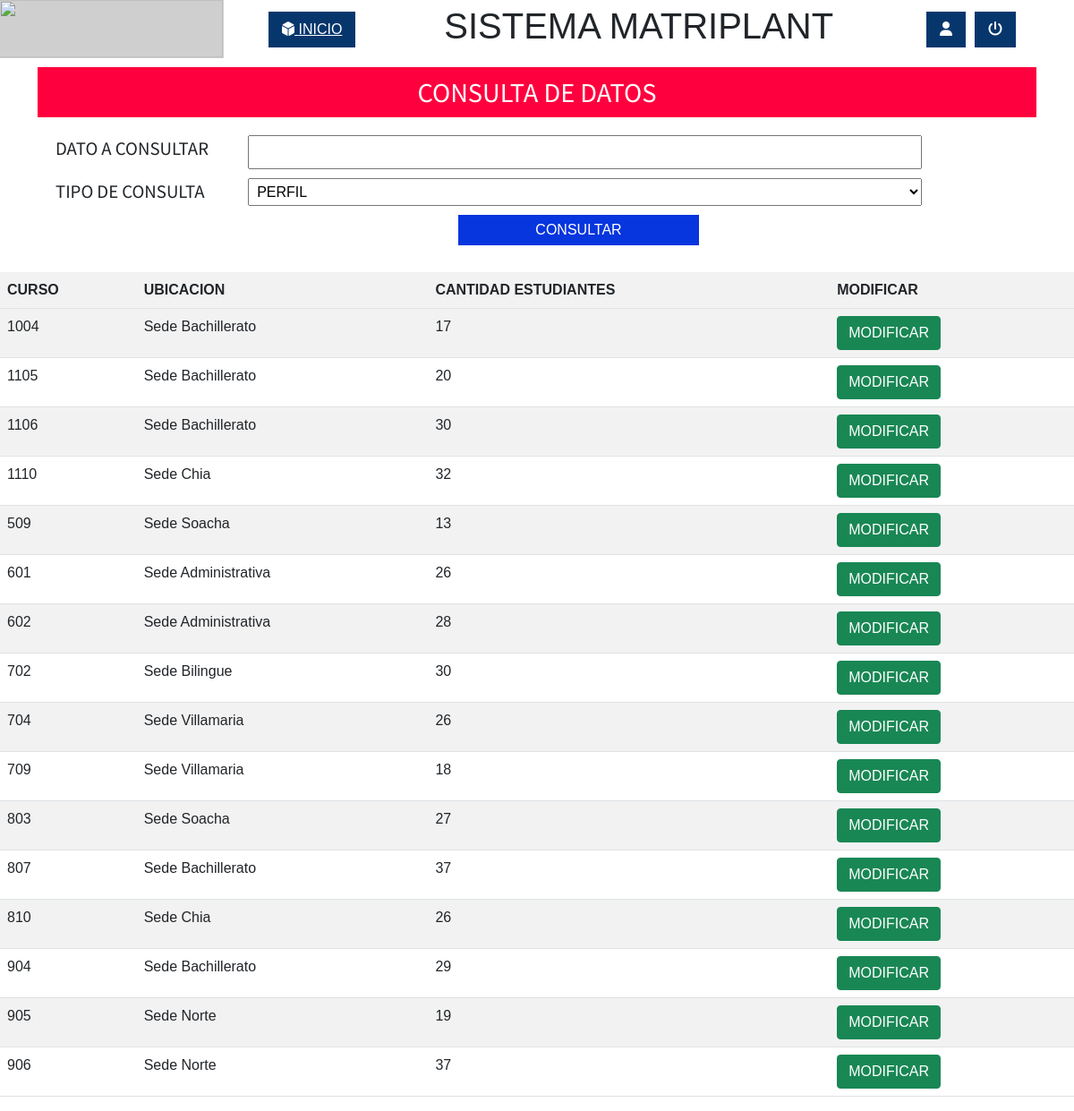
Screenshot of /Controlador/Consultar.php with the database file from the repository.
### tables this page shows
CREATE TABLE Curso
	(
	Nombre VARCHAR(255) primary key not null,
	Cantidad_Estudiantes TINYINT not null,
	Ubicacion VARCHAR(255) not null
	);

### Modelo/Construct.php (called while the page is built, shortened)
<?php
class Proceso{
    public function ConsultarCurso($Corso)
    {
        $Conexion = new PDO('mysql:host=localhost;dbname=gestionmatriculas','root');
        $Variable = $Conexion -> prepare("CALL ConsultarCurso");
        $Variable -> execute();
        $zesga = $Variable -> fetchAll(PDO::FETCH_ASSOC);
        return $zesga;
    }
}
?>

### Controlador/Consultar.php (the view, shortened to what this page needs)
<?php
if($_POST["tipoconsulta"]=="PERFIL")
{
    include "../Modelo/Construct.php";
    $ins = new Proceso();
    $matriz = $ins -> ConsultarPerfil($_POST);
    include "../Vista/MAT2.php";
    echo '<link href="https://cdn.jsdelivr.net/npm/bootstrap@5.1.3/dist/css/bootstrap.min.css" rel="stylesheet">';
    echo "<table class='table table-striped'><tr>
    <th>ACTIVO</th><th>NUMERO DE DOCUMENTO</th><th>PERFIL</th>
    <th>NOMBRE</th><th>PRIMER APELLIDO</th>
    <th>SEGUNDO APELLIDO</th>
    <th>TELEFONO</th><th>CORREO</th><th>FECHA DE NACIMIENTO</th><th>COLEGIO ANTIGUO</th><th>CIUDAD</th><th>DIRECCION</th>
    <th>BARRIO</th><th>ESTRATO</th><th>EXPERIENCIA</th><th>GENERO</th><th>EPS</th><th>RH</th><th>GRUPO SANGUINEO</th><th>MODIFICAR</th><th>ELIMINAR</th><tr>";
    foreach ($matriz as $fila)
    {
        echo "<tr>";
        foreach ($fila as $columna)
        {
            echo "<td>".$columna."</td>";
        }
        echo "<td><button type='button' class='btn btn-success'><a href='../Vista/Actualizar.php?dato1=".$fila["Num_identificacion"]."&dato2=".$fila["Telefono"]."&dato3=".$fila["Correo"]."&dato4=".$fila["Cargo"]."&dato5=".$fila["Ciudad"]."&dato6=".$fila["Direccion"]."&dato7=".$fila["Barrio"]."&dato8=".$fila["Estrato"]."&dato9=".$fila["Anos_de_Exp"]."&dato10=".$fila["EPS"]."' style='color:white;text-decoration:none;'>MODIFICAR</a></button></td>";
        echo "<td><button type='button' class='btn btn-danger'><a href='../Controlador/Eliminacion.php?Elim1=".$fila["Num_identificacion"]."' style='color:white;text-decoration:none;'>ELIMINAR</a></button></td>";
        echo "</tr>";
    }
    echo "</table>";
}
else
{
    include "../Modelo/Construct.php";
    $santos = new Proceso();
    $gremio = $santos -> ConsultarCurso($_POST);
    include "../Vista/MAT2.php";
    echo '<link href="https://cdn.jsdelivr.net/npm/bootstrap@5.1.3/dist/css/bootstrap.min.css" rel="stylesheet">';
    echo "<table class='table table-striped'><tr>
    <th>CURSO</th><th>UBICACION</th><th>CANTIDAD ESTUDIANTES</th><th>MODIFICAR</th><tr>";
    foreach ($gremio as $palmeiras)
    {
        echo "<tr>";
        foreach ($palmeiras as $corinthians)
        {
            echo "<td>".$corinthians."</td>";
        }
        echo "<td><button type='button' class='btn btn-success'><a href='../Vista/CambioCurso.php?dato1=".$palmeiras["Nombre"]."&dato2=".$palmeiras["Cantidad_Estudiantes"]."&dato3=".$palmeiras["Ubicacion"]."' style='color:white;text-decoration:none;'>MODIFICAR</a></button></td>";
        echo "</tr>";
    }
    echo "</table>";
}
?>

### Vista/MAT2.php (shortened to what this page needs)
<!DOCTYPE html>
<html lang="en">
<head>
	<link rel="stylesheet" href="../Vista/MOD2.css">
</head>
<body>
<div class="wrapper">
	<div class="top_navbar">
		<div class="logo">
            <img id="LogoCF" src="https://celestinfreinet.edu.co/wp-content/uploads/2020/12/Logo-Celestin-Freinet.png" >
		</div>
		<div class="top_menu">
			<div class="home_link">
				<a href="../Vista/Matriplant.php">
					<span class="icon"><i class="fas fa-dice-d6"></i></span>
					<span>INICIO</span>
				</a>
			</div>
            <h1>SISTEMA MATRIPLANT</h1>
			<div class="right_info">
				<div class="icon_wrap">
					<div class="icon">
						<i class="fas fa-user"></i>
					</div>
				</div>
				<div class="icon_wrap">
					<div class="icon">
						<a class="link" href="../Controlador/Destroy.php">
						<i class="fas fa-power-off"></i>
					</a>
					</div>
				</div>
			</div>
		</div>
	</div>
	<div class="container">
            <div class="item_wrap">
</div>
</div>
    </div>
</body>
</html>

### Vista/MOD2.css (style rules this page uses)
* { margin: 0; padding: 0; list-style: none; font-family: 'Sans Pro', sans-serif; box-sizing: border-box; text-decoration: none; }
body { background: #e8edf5; width: 100%; height: 100%; }
#LogoCF { width: 100%; height: 100%; margin-left: -1px; }
.wrapper .top_navbar { width: 100%; height: 65px; display: flex; position: fixed; top: 0; }
.wrapper .top_navbar .logo { width: 250px; height: 100%; background: #CFCFCF; border-bottom: 1px solid #CFCFCF; }
.wrapper .top_navbar .top_menu { width: calc(100% - 260px); height: 100%; background: #fff; padding: 0 50px; display: flex; justify-content: space-between; align-items: center; }
.wrapper .top_navbar .top_menu .home_link a { display: block; background-color: #06366c; color: #fff; padding: 8px 15px; border-radius: 0px; }
.wrapper .top_navbar .right_info { display: flex; }
.wrapper .top_navbar .right_info .icon_wrap { padding: 8px 15px; border-radius: 0px; background-color: #06366c; color: #fff; margin: 0 5px; cursor: pointer; }
.link { color: #fff; }

### Vista/Consult.css (style rules this page uses)
.container-add { width: 100%; margin-top: 75px; }
.container__title { margin: 0; padding: 10px; background-color: #FF003E; color: white; font-size: 1.9em; text-align: center; font-family: 'Source Sans Pro', sans-serif; }
.container__form { background: white; padding: 20px; display: flex; flex-wrap: wrap; }
.container__label { font-size: 1.3em; width: 20%; font-family: 'Source Sans Pro', sans-serif; }
.container__input { width: 70%; margin-right: 10px; margin-bottom: 10px; font-size: 1em; padding: 5px; }
.container__submit { background-color: #0735DE; color: white; border: none; width: 25%; margin-left: 450px; margin-right: 10px; margin-bottom: 10px; font-size: 1em; padding: 5px; cursor: pointer; }

### rows the page displays
curso: Nombre "1004", Ubicacion "Sede Bachillerato", Cantidad_Estudiantes "17"
curso: Nombre "1105", Ubicacion "Sede Bachillerato", Cantidad_Estudiantes "20"
curso: Nombre "1106", Ubicacion "Sede Bachillerato", Cantidad_Estudiantes "30"
curso: Nombre "1110", Ubicacion "Sede Chia", Cantidad_Estudiantes "32"
curso: Nombre "509", Ubicacion "Sede Soacha", Cantidad_Estudiantes "13"
curso: Nombre "601", Ubicacion "Sede Administrativa", Cantidad_Estudiantes "26"
curso: Nombre "602", Ubicacion "Sede Administrativa", Cantidad_Estudiantes "28"
curso: Nombre "702", Ubicacion "Sede Bilingue", Cantidad_Estudiantes "30"
curso: Nombre "704", Ubicacion "Sede Villamaria", Cantidad_Estudiantes "26"
curso: Nombre "709", Ubicacion "Sede Villamaria", Cantidad_Estudiantes "18"
curso: Nombre "803", Ubicacion "Sede Soacha", Cantidad_Estudiantes "27"
curso: Nombre "807", Ubicacion "Sede Bachillerato", Cantidad_Estudiantes "37"
curso: Nombre "810", Ubicacion "Sede Chia", Cantidad_Estudiantes "26"
curso: Nombre "904", Ubicacion "Sede Bachillerato", Cantidad_Estudiantes "29"
curso: Nombre "905", Ubicacion "Sede Norte", Cantidad_Estudiantes "19"
curso: Nombre "906", Ubicacion "Sede Norte", Cantidad_Estudiantes "37"
